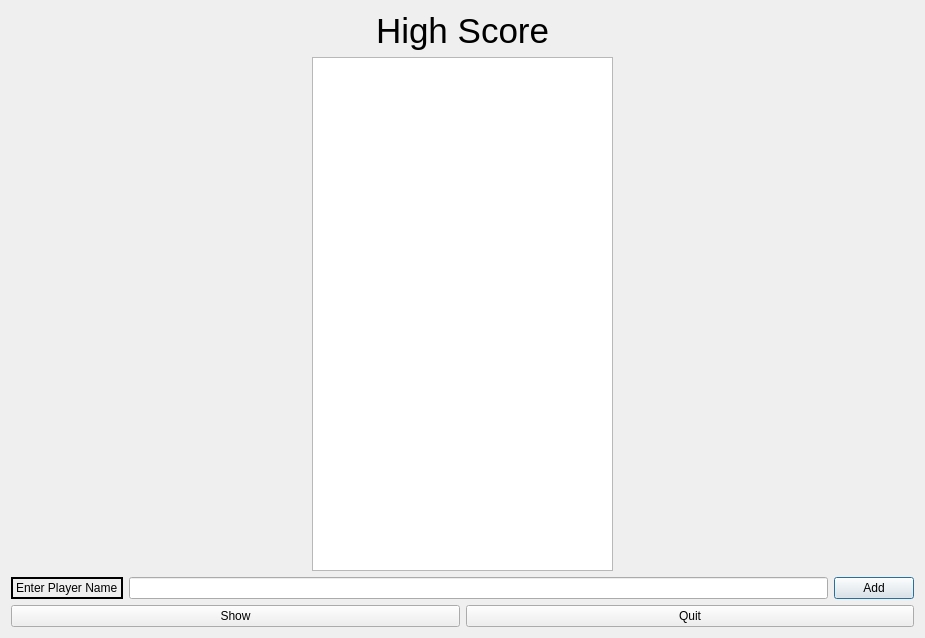
<?xml version="1.0" encoding="UTF-8"?>
<ui version="4.0">
 <class>Score</class>
 <widget class="QDialog" name="Score">
  <property name="geometry">
   <rect>
    <x>0</x>
    <y>0</y>
    <width>925</width>
    <height>638</height>
   </rect>
  </property>
  <property name="windowTitle">
   <string>Dialog</string>
  </property>
  <layout class="QVBoxLayout" name="verticalLayout">
   <item>
    <layout class="QHBoxLayout" name="horizontalLayout">
     <item>
      <spacer name="horizontalSpacer">
       <property name="orientation">
        <enum>Qt::Horizontal</enum>
       </property>
       <property name="sizeHint" stdset="0">
        <size>
         <width>40</width>
         <height>20</height>
        </size>
       </property>
      </spacer>
     </item>
     <item>
      <widget class="QLabel" name="label">
       <property name="font">
        <font>
         <pointsize>26</pointsize>
        </font>
       </property>
       <property name="text">
        <string>High Score</string>
       </property>
      </widget>
     </item>
     <item>
      <spacer name="horizontalSpacer_2">
       <property name="orientation">
        <enum>Qt::Horizontal</enum>
       </property>
       <property name="sizeHint" stdset="0">
        <size>
         <width>40</width>
         <height>20</height>
        </size>
       </property>
      </spacer>
     </item>
    </layout>
   </item>
   <item>
    <layout class="QHBoxLayout" name="horizontalLayout_5">
     <item>
      <spacer name="horizontalSpacer_3">
       <property name="orientation">
        <enum>Qt::Horizontal</enum>
       </property>
       <property name="sizeHint" stdset="0">
        <size>
         <width>40</width>
         <height>20</height>
        </size>
       </property>
      </spacer>
     </item>
     <item>
      <widget class="QTableView" name="tableView">
       <property name="minimumSize">
        <size>
         <width>250</width>
         <height>0</height>
        </size>
       </property>
      </widget>
     </item>
     <item>
      <spacer name="horizontalSpacer_5">
       <property name="orientation">
        <enum>Qt::Horizontal</enum>
       </property>
       <property name="sizeHint" stdset="0">
        <size>
         <width>40</width>
         <height>20</height>
        </size>
       </property>
      </spacer>
     </item>
    </layout>
   </item>
   <item>
    <layout class="QHBoxLayout" name="horizontalLayout_3">
     <item>
      <layout class="QHBoxLayout" name="horizontalLayout_2">
       <item>
        <widget class="QLabel" name="label_2">
         <property name="frameShape">
          <enum>QFrame::WinPanel</enum>
         </property>
         <property name="text">
          <string>Enter Player Name</string>
         </property>
        </widget>
       </item>
       <item>
        <widget class="QLineEdit" name="lineEdit"/>
       </item>
      </layout>
     </item>
     <item>
      <widget class="QPushButton" name="addButton">
       <property name="text">
        <string>Add</string>
       </property>
      </widget>
     </item>
    </layout>
   </item>
   <item>
    <layout class="QHBoxLayout" name="horizontalLayout_4">
     <item>
      <widget class="QPushButton" name="ShowButton">
       <property name="text">
        <string>Show</string>
       </property>
      </widget>
     </item>
     <item>
      <widget class="QPushButton" name="QButton">
       <property name="text">
        <string>Quit</string>
       </property>
      </widget>
     </item>
    </layout>
   </item>
  </layout>
 </widget>
 <resources/>
 <connections/>
</ui>
